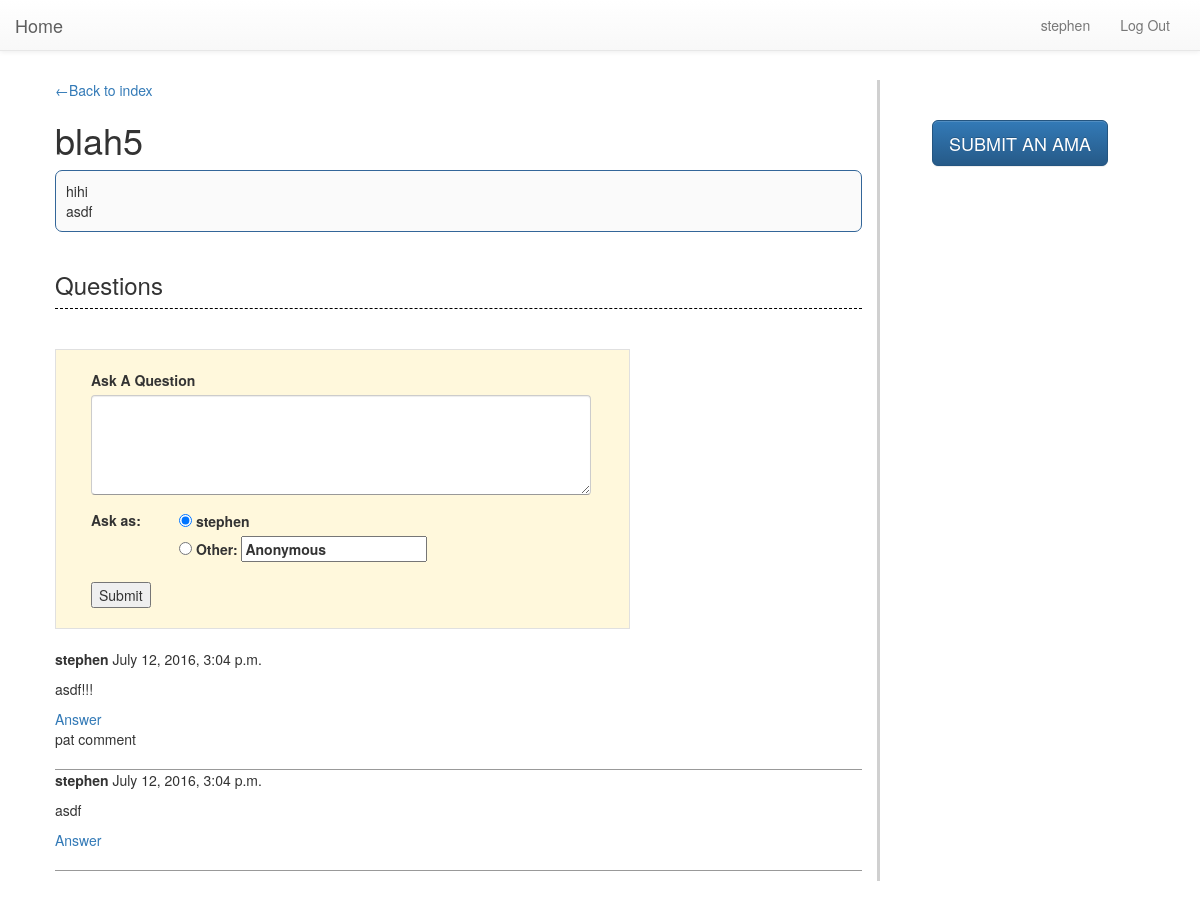
The page /ama/16/ (signed in) on the database its author committed.
### home/models.py (models this page shows, shortened)
class AMA(models.Model):
    author = models.ForeignKey(User)
    title = models.CharField(max_length=100)
    description = models.CharField(max_length=1000)
    pub_date = models.DateTimeField(default=timezone.now)

class Question(models.Model):
    author = models.ForeignKey(User, null=True)
    author_name = models.CharField(max_length=25, default='Anonymous')
    ama = models.ForeignKey(AMA, on_delete=models.CASCADE)
    question = models.CharField(max_length=400)
    pub_date = models.DateTimeField(default=timezone.now)
    comments = fields.GenericRelation(Comment)

class Comment(models.Model):
    author = models.ForeignKey(User)
    comment = models.CharField(max_length=400)
    pub_date = models.DateTimeField(default=timezone.now)
    content_type = models.ForeignKey(ContentType)
    object_id = models.PositiveIntegerField()
    target = fields.GenericForeignKey('content_type', 'object_id')
    comments = fields.GenericRelation('self')

### home/views.py (the view)
# urls.py: url(r'^ama/(?P<pk>[0-9]+)/$', AMADetailView.as_view(), name='ama_detail'),
class AMADetailView(DetailView):
    template_name = 'ama/detail.html'
    model = AMA

### home/templates/ama/detail.html (shortened to what this page needs)
{% extends "base.html" %}
{% block left-content %}
<a href="{% url 'index' %}">&#8592Back to index</a>
<h1>{{ ama.title }}</h1>
{% if ama.description %}
<p class="ama-description">
  {{ ama.description|linebreaksbr }}
</p>
{% endif %}
<h3 class="questions-header">Questions</h3>
<form class="speech-form" action="{{ request.path }}question/" method="POST">
  <div class="form-group">
    <label for="question">Ask A Question</label>
    <textarea name="question" class="form-control question" rows="1" cols="1"></textarea>
  </div>
  <div class="form-group">
    <div class="row">
      <div class="col-xs-2">
        <label>Ask as: </label>
      </div>
      <div class="col-xs-10">
        {% if user.username %}
        <label for="username">
          <input type="radio" name="author_name" id="username" value="{{ user.username }}" checked />
          {{ user.username }}
        </label>
        <label for="anonymous">
          <input type="radio" name="author_name" id="anonymous" value="other">
            Other: <input type="text" name="other" value='Anonymous' />
        </label>
        {% else %}
        <input type="text" name="author_name">
        {% endif %}
      </div>
    </div>
  </div>
  <input type="submit" value="Submit">
</form>
<ul class="questions-list">
  {% for question in ama.question_set.all reversed %}
  <li class="question" id="question-{{ forloop.counter0 }}">
    <div class="question-author"><b>{{ question.author_name }}</b> {{ question.pub_date }}</div>
    <div class="question-text">{{ question.question|linebreaksbr }}</div>
    <div class="answer-box">
      {% if user.is_authenticated %}
        {% if question.ama.author == user %}
          {% if question.answer %}
          <a id="answer-button-{{ forloop.counter0 }}" href="{% url 'question_detail' ama.id question.id %}">Edit Answer</a>
          {% else %}
          <a id="answer-button-{{ forloop.counter0 }}" href="{% url 'question_detail' ama.id question.id %}">Answer</a>
          {% endif %}
        {% else %}
        <a href="{% url 'question_detail' ama.id question.id %}">Comment</a>
        {% endif %}
      {% endif %}
    </div>
    <ul>
      {% for comment in question.comments.all %}
      <li>
        {% include "comment/detail.html" %}
      </li>
      {% endfor %}
    </ul>
  </li>
  {% endfor %}
</ul>
{% endblock %}
{% block right-content %}
<h5>
  <a href="{% url 'createama' %}" class="btn btn-primary btn-lg">
    SUBMIT AN AMA
  </a>
</h5>
{% endblock %}

### home/templates/base.html (shortened to what this page needs)
<!DOCTYPE html>
<html>
{% load staticfiles %}
  <head>
    <link rel="stylesheet" href="https://maxcdn.bootstrapcdn.com/bootstrap/3.3.6/css/bootstrap.min.css">
    <link rel="stylesheet" href="https://maxcdn.bootstrapcdn.com/bootstrap/3.3.6/css/bootstrap-theme.min.css">
    <link rel="stylesheet" type="text/css" href="{% static 'css/style.css' %}">
  </head>
  <body>
    <nav class="navbar navbar-default navbar-fixed-top">
      <div class="container-fluid">
        <div class="navbar-header">
          <a class="navbar-brand" href="{% url 'index' %}">Home</a>
        </div>
        <div class="collapse navbar-collapse" id="collapse-menu">
          <ul class="nav navbar-nav pull-right">
            <li><a href="{% url 'index' %}">{{ user.username }}</a></li>
            {% if user.is_authenticated %}
            <li><a href="{% url 'logout'%}">Log Out</a></li>
            {% else %}
            <li><a href="{% url 'login' %}">Log In</a></li>
            <li><a href="{% url 'signup' %}">Sign Up</a></li>
            {% endif %}
          </ul>
        </div>
      </div>
    </nav>
    <div class="container-fluid" id="content">
      <div class="row">
        <div class="col-xs-9 left-content">
          {% block left-content %}{% endblock %}
        </div>
        <div class="col-xs-3 right-content">
          {% block right-content %}{% endblock %}
        </div>
      </div>
    </div>
  </body>
</html>

### home/templates/comment/detail.html (shortened to what this page needs)
<span>{{ comment.comment|linebreaksbr }}</span>

### home/static/css/style.css (style rules this page uses)
body { padding: 40px; padding-top: 80px; }
ul { padding: 0; }
li { list-style: none; }
label { display: block; white-space: nowrap; }
.ama-description { background-color: #fafafa; border: thin solid #369; border-radius: 7px; padding: 10px; }
.left-content { border-right: 3px solid #d0d0d0; }
.right-content { text-align: center; padding-top: 30px; }
textarea.question { width: 500px; height: 100px; }
.speech-form { width: 575px; background-color: cornsilk; padding: 20px 40px 20px 35px; border: thin solid #e0e0e0; }
.question { border-bottom: thin solid #999999; padding-bottom: 20px; }
.question-author { margin-bottom: 10px; }
.questions-header { padding-top: 20px; padding-bottom: 10px; border-bottom: thin dashed black; margin-bottom: 40px; }
.questions-list { padding: 0px; padding-top: 20px; }
.question-text { padding-bottom: 10px; }

### rows shown on the page
AMA: title "blah5", description "hihi asdf"
Question: author_name "stephen", pub_date "July 12, 2016, 3:04 p.m.", question "asdf!!!"
Comment: comment "pat comment"
Question: author_name "stephen", pub_date "July 12, 2016, 3:04 p.m.", question "asdf"

### other values the page prints
{{ user.username }} "stephen"
